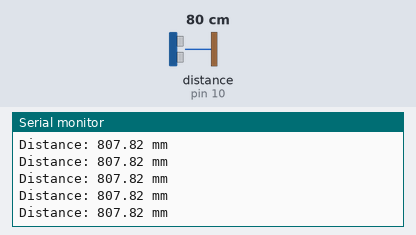
Recording of a sketch running on a simulated Arduino Uno, built with avr-gcc and run on an emulated ATmega328P. Parts: the last lines printed to the serial monitor. Wiring (inferred from the names in the program): ultrasonic range finder: trigger pin 9; echo pin 10. Inputs (shaded band) come from the test bench; at power-on: distance to the obstacle (sensor on pin 10) 80 cm. The echo pulse lasts 58.3 µs per cm.

Above: at 1.2 s.
1.3 s: distance to the obstacle (sensor on pin 10) set to 250 cm
At 1.39 s:
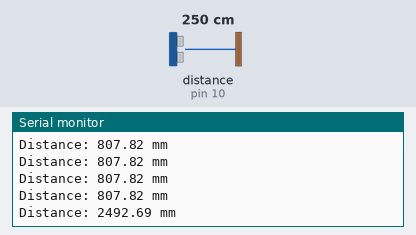
4.3 s: distance to the obstacle (sensor on pin 10) set to 2 cm
At 4.39 s:
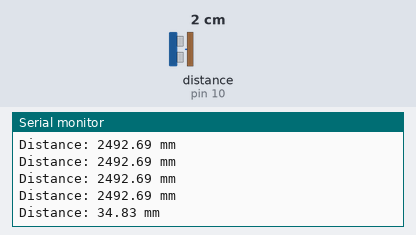
5.8 s: distance to the obstacle (sensor on pin 10) set to 35 cm
At 5.8 s:
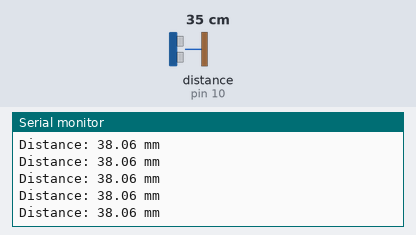
8.8 s: distance to the obstacle (sensor on pin 10) set to 250 cm
At 8.9 s:
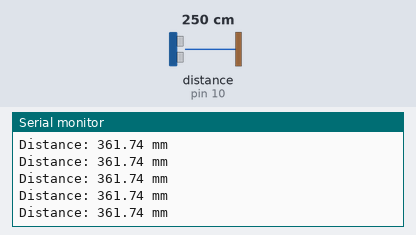
Timing chart, 0 to 11.8 s (numbered marks = the images above; inputs shaded):
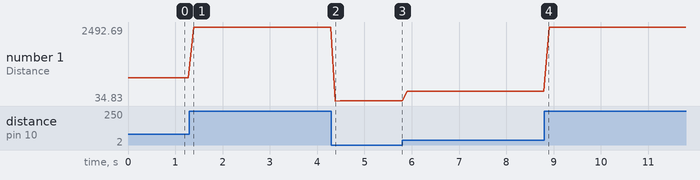

The sketch:

ultrasonicTest.ino
```cpp
// Define the pins for the ultrasonic sensor
const int trigPin = 9;
const int echoPin = 10;


// Define variables for duration and distance
long duration;
float distance;


void setup() {
  // Initialize serial communication at 9600 bits per second
  Serial.begin(9600);

  // Set the trigger pin as an output
  pinMode(trigPin, OUTPUT);
  // Set the echo pin as an input
  pinMode(echoPin, INPUT);
}


void loop() {
  // Send a 10 microsecond pulse to the trigger pin
  digitalWrite(trigPin, LOW);
  delayMicroseconds(2);
  digitalWrite(trigPin, HIGH);
  delayMicroseconds(10);
  digitalWrite(trigPin, LOW);

  // Measure the duration of the echo pulse
  duration = pulseIn(echoPin, HIGH);

  // Calculate the distance in cm (distance = duration * speed_of_sound / 2)
  // Speed of sound is approximately 0.034 cm/microsecond
  distance = duration * 0.34 / 2 + 18;

  // Print the distance to the serial monitor
  Serial.print("Distance: ");
  Serial.print(distance);
  Serial.println(" mm");

  // Add a short delay between readings
  delay(100);
}
```

Measured:
- after the input at 1.3 s, the serial monitor: prints a new line after 0.09 s (image 1)
- after the input at 4.3 s, the serial monitor: prints a new line after 0.08 s (image 2)
- plotted number 1: 807.82 → 2492.69 after the input at 1.3 s, 2492.69 → 38.06 after the input at 4.3 s, 38.06 → 361.74 after the input at 5.8 s, 361.74 → 2492.69 after the input at 8.8 s
